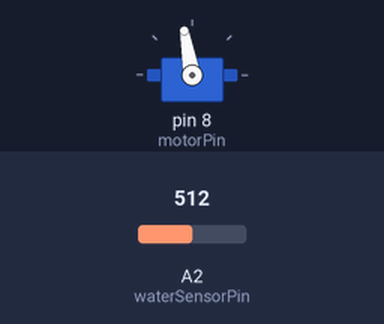
This sketch was run on a simulated Arduino Uno, built with avr-gcc and run on an emulated ATmega328P. Shown: servo. Inputs (shaded band) come from the test bench; at power-on: A2 (waterSensorPin) = 512. What the sketch prints to the serial monitor is not drawn.

Above: at 2.3 s.
Timing chart, 0 to 8.9 s (numbered marks = the images above):
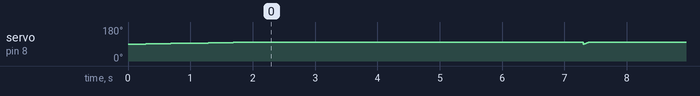

The sketch:

WaterSensor_Photoresistor_Motor_Tutorial.ino
```cpp
// TUTORIAL: WATER SENSOR, PHOTORESISTORS, AND MOTOR
// DELFINA
// This code should be able to operate the water sensor, photoresistors and the motor.

#include <Servo.h>  //Servo motor library
Servo servo_rightleft;     //Declare servo

#include <SPI.h>
#include <MFRC522.h>

//Initialize variables for servo code
int ldrright = A0;         // right LDR pin
int ldrleft = A1;          // left LDR pin
int photoSensorValue = 0;
int numReadings = 4;       // number of readings to average

int topl = 0;
int topr = 0;

int motorPin = 8;
int servo_threshold = 3;                  //measurement sensitivity
int currentPos = servo_rightleft.read();  // Get the current position of the servo
int flat_pos = 100;                       // Set the desired flat position

int waterSensorPin = A2;   //analog pin for water sensor

//int NIGHTledPin = 4;
//#define LED_BUILTIN 12      // Set LED pin

//RFID pins
//#define RST_PIN 9          // Set RST Pin
//#define SS_PIN 10          // Set SS Pin

//MFRC522 mfrc522(SS_PIN, RST_PIN);  // Create MFRC522 instance

// Define the threshold values for triggering the motor action and adjusting the motor position
int rainThreshold = 500; //change the threshold value
int sunThreshold = 30;   //change the threshold value
int nightThreshold = 30; //change the night threshold value

//float batteryVoltage = analogRead(A4) * 5.0 / 1023.0;
//float solarVoltage = analogRead(A5) * 5.0 / 1023.0;

void setup() {
 // {
 // pinMode(blueledPin, OUTPUT);
 // pinMode(buttonPin, INPUT_PULLUP);
 // }

  pinMode(motorPin, OUTPUT);           // Initialize the digital pins for the motor

  //pinMode(NIGHTledPin, OUTPUT);
  //pinMode(LED_BUILTIN, OUTPUT);       // initialize digital pin output

  Serial.begin(9600);                 // Set up the serial communication for debugging, opens serial port, sets data rate to 9600 bps

/*  while (!Serial);                     // If no serial port is opened, do nothing (for ATMEGA32U4 Arduinos)
    SPI.begin();                       // Init SPI bus
    mfrc522.PCD_Init();                // Init MFRC522
    delay(4);                          // Optional delay
    mfrc522.PCD_DumpVersionToSerial(); // Show details of PCD - MFRC522 Card Reader details
*/
  Serial.println("CLEARDATA");         //clear all data that’s been place in already
  Serial.print("servo_threshold: ");
  Serial.print(servo_threshold);       //print servo Threshold
  Serial.print(" | rainThreshold: ");
  Serial.print(rainThreshold);         //print Rain Threshold
  Serial.print(" | sunThreshold: ");
  Serial.print(sunThreshold);          //print Sunlight Threshold
  Serial.print(" | nightThreshold: ");
  Serial.println(nightThreshold);      //print Sunlight Threshold
  Serial.println(F("Scan PICC to see UID, SAK, type, and data blocks..."));

  servo_rightleft.attach(motorPin);   //Servo motor right-left movement

  // Reset the servo position
  for (int pos = currentPos; pos <= flat_pos; pos++) {
      servo_rightleft.write(pos);         // Move the servo to the next position
      delay(200);                         // Adjust this delay to make the movement slower or faster
  }
}
  void automaticsolartracker() {
    //capturing analog values of each LDR
    topr = analogRead(ldrright);      //capturing analog value of right LDR
    topl = analogRead(ldrleft);       //capturing analog value of left LDR

    //Get the difference
    int diffazi = topl - topr;        //Get the difference in average between the right and left LDRs

    //left-right movement of solar tracker
    if (abs(diffazi) >= servo_threshold) { //Change position only if light difference is bigger then the threshold_value
      int targetPos = 0;
      if (diffazi > 0) {
        targetPos = -45;
      }
      else {
        targetPos = 45;
      }

      int currentPos = servo_rightleft.read();
      int increment = (targetPos - currentPos) / 100;
      if (increment == 0) {
        increment = 1;
      }
      for (int i = 0; i < 2; i++) {    //movement graduation
        currentPos += increment;
        servo_rightleft.write(currentPos);  // Move the servo to the next position
      delay(200);                           // Adjust this delay to make the movement slower or faster
      }
    }

  int currentPos = servo_rightleft.read();
  topr = analogRead(ldrright);      //capturing analog value of right LDR
  topl = analogRead(ldrleft);       //capturing analog value of left LDR

  // Print the sensor values to the serial monitor for debugging

  Serial.print(" | topr: ");
  Serial.print(topr);
  Serial.print(" | topl: ");
  Serial.print(topl);
  Serial.print(" | currentPos: ");
  Serial.println(currentPos);
  }

void loop() {

 {
 /*   //capturing analog values of each LDR
    topr = analogRead(ldrright);      //capturing analog value of right LDR
    topl = analogRead(ldrleft);       //capturing analog value of left LDR
      int reading = topr + topl;

    if (photoSensorValue <= nightThreshold) {
      digitalWrite(NIGHTledPin, HIGH);
    } else {
      digitalWrite(NIGHTledPin, LOW);
      }
  */}

{
  // if button is pushed, turn LED on for 2 minutes, then turn off
 // if (digitalRead(buttonPin) == HIGH);
  //{
 //   digitalWrite(blueledPin, HIGH);
  //  delay(5000);
  //  digitalWrite(blueledPin, LOW);
 // }
}

  int waterSensorValue = analogRead(waterSensorPin);  // Read the value from the water sensor and photosensor
  /*
  int reading = 0;
    for (int i = 0; i < numReadings; i++) {         // read the analog value from the two LDRs and add them up
      reading += analogRead(ldrright);
      reading += analogRead(ldrleft);
    }
    photoSensorValue = reading / (numReadings * 2); // calculate the average

  int currentPos = servo_rightleft.read();
  topr = analogRead(ldrright);      //capturing analog value of right LDR
  topl = analogRead(ldrleft);       //capturing analog value of left LDR
*/
  // Print the sensor values to the serial monitor for debugging
  Serial.print("Water Sensor: ");
  Serial.print(waterSensorValue);
  Serial.print(" | Photo Sensor average: ");
  Serial.print(photoSensorValue);
  Serial.print(" | topr: ");
  Serial.print(topr);
  Serial.print(" | topl: ");
  Serial.print(topl);
  Serial.print(" | currentPos: ");
  Serial.print (currentPos);
  /*Serial.print(" | solarVoltage: ");
  Serial.print (solarVoltage);
  Serial.print(" | batteryVoltage: ");
  Serial.println (batteryVoltage);

  // Check if solar voltage is greater than battery voltage
  if (solarVoltage > batteryVoltage) {
    Serial.println("Charging battery"); // Send a message to the software serial port
    // Charging the battery using the solar charge controller
  } else {
    Serial.println("Running on battery"); // Send a message to the software serial port
    // Running the Arduino on battery power
  }
*/
  delay (5000);

  if (waterSensorValue > rainThreshold) { // Check if it's raining based on the water sensor value

    digitalWrite(motorPin, HIGH);         // Trigger the motor action by setting the motor pin to high

    for (int pos = currentPos; pos <= flat_pos; pos++) {
      servo_rightleft.write(pos);         // Move the servo to the next position
      delay(10);                          // Adjust this delay to make the movement slower or faster
    }

  } /*
  // Check if it's not raining and the sun intensity is high based on the photosensor value
  else if (waterSensorValue <= rainThreshold && photoSensorValue > sunThreshold) {
  //adding panel code
    {       // Read the Battery voltage from the boost converter
    if (batteryVoltage < 12.0) {        // If the voltage is less than 12V, turn off the motor
      digitalWrite(motorPin, LOW);
      }
    else {                            // If the voltage is greater than or equal to 12V, turn on the motor
      digitalWrite(motorPin, HIGH);   // Adjust the roof position to create shade by setting the motor pin to high
      automaticsolartracker(); // Call automatic solar tracker function
    }
  }
  }
  else {                         // Stop the motor action by setting the motor pin to low
    digitalWrite(motorPin, LOW);
  }
    delay(200); // Wait for a short delay before repeating the loop
*/
  {
  // Reset the loop if no new card present on the sensor/reader. This saves the entire process when idle.
 /* if ( ! mfrc522.PICC_IsNewCardPresent()) {
    return;
    }

  if ( ! mfrc522.PICC_ReadCardSerial()) {  // Select one of the cards
    return;
    }

  digitalWrite(LED_BUILTIN, HIGH);   // turn the LED on (HIGH is the voltage level)
  delay(8000);                       // turn on for 8 seconds
  digitalWrite(LED_BUILTIN, LOW);    // turn off LED
  delay(1000);                       // wait for a second

  // Dump debug info about the card; PICC_HaltA() is automatically called
  mfrc522.PICC_DumpToSerial(&(mfrc522.uid));
 */ }
}
```

Measured:
- by itself, servo on pin 8 (motorPin): ramps from 90° to 100° and jumps back, once every 5.1 s
